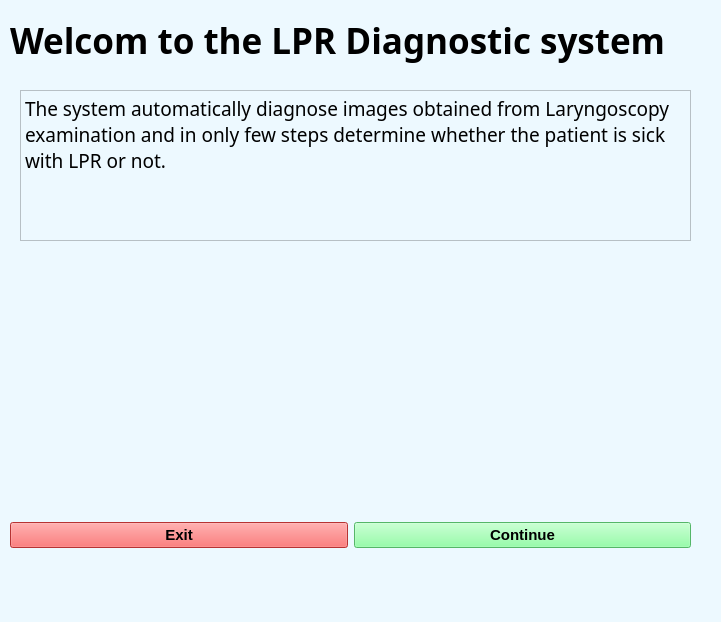
<?xml version="1.0" encoding="UTF-8"?>
<ui version="4.0">
 <class>WelcomWindow</class>
 <widget class="QMainWindow" name="WelcomWindow">
  <property name="geometry">
   <rect>
    <x>0</x>
    <y>0</y>
    <width>721</width>
    <height>622</height>
   </rect>
  </property>
  <property name="windowTitle">
   <string>Welcom</string>
  </property>
  <property name="styleSheet">
   <string notr="true">background-color:rgb(237, 249, 255)</string>
  </property>
  <widget class="QWidget" name="centralwidget">
   <widget class="QLabel" name="Page_title">
    <property name="geometry">
     <rect>
      <x>10</x>
      <y>0</y>
      <width>681</width>
      <height>81</height>
     </rect>
    </property>
    <property name="font">
     <font>
      <family>Segoe Print</family>
      <pointsize>26</pointsize>
      <weight>75</weight>
      <bold>true</bold>
     </font>
    </property>
    <property name="text">
     <string>Welcom to the LPR Diagnostic system</string>
    </property>
   </widget>
   <widget class="QTextBrowser" name="textBrowser">
    <property name="geometry">
     <rect>
      <x>20</x>
      <y>90</y>
      <width>671</width>
      <height>151</height>
     </rect>
    </property>
    <property name="font">
     <font>
      <family>Segoe Print</family>
      <pointsize>14</pointsize>
     </font>
    </property>
    <property name="autoFillBackground">
     <bool>false</bool>
    </property>
    <property name="html">
     <string>&lt;!DOCTYPE HTML PUBLIC &quot;-//W3C//DTD HTML 4.0//EN&quot; &quot;http://www.w3.org/TR/REC-html40/strict.dtd&quot;&gt;
&lt;html&gt;&lt;head&gt;&lt;meta name=&quot;qrichtext&quot; content=&quot;1&quot; /&gt;&lt;style type=&quot;text/css&quot;&gt;
p, li { white-space: pre-wrap; }
&lt;/style&gt;&lt;/head&gt;&lt;body style=&quot; font-family:'Segoe Print'; font-size:14pt; font-weight:400; font-style:normal;&quot;&gt;
&lt;p style=&quot; margin-top:0px; margin-bottom:0px; margin-left:0px; margin-right:0px; -qt-block-indent:0; text-indent:0px;&quot;&gt;The system automatically diagnose images obtained from Laryngoscopy examination and in only few steps determine whether the patient is sick with LPR or not.&lt;/p&gt;
&lt;p style=&quot;-qt-paragraph-type:empty; margin-top:0px; margin-bottom:0px; margin-left:0px; margin-right:0px; -qt-block-indent:0; text-indent:0px;&quot;&gt;&lt;br /&gt;&lt;/p&gt;&lt;/body&gt;&lt;/html&gt;</string>
    </property>
   </widget>
   <widget class="QWidget" name="layoutWidget">
    <property name="geometry">
     <rect>
      <x>10</x>
      <y>500</y>
      <width>681</width>
      <height>71</height>
     </rect>
    </property>
    <layout class="QHBoxLayout" name="horizontalLayout">
     <item>
      <widget class="QPushButton" name="exit_btn">
       <property name="font">
        <font>
         <family>Arial</family>
         <pointsize>11</pointsize>
         <weight>75</weight>
         <italic>false</italic>
         <bold>true</bold>
        </font>
       </property>
       <property name="styleSheet">
        <string notr="true">background-color:rgb(255, 71, 71)</string>
       </property>
       <property name="text">
        <string>Exit</string>
       </property>
      </widget>
     </item>
     <item>
      <widget class="QPushButton" name="start_btn">
       <property name="font">
        <font>
         <family>Arial</family>
         <pointsize>11</pointsize>
         <weight>75</weight>
         <bold>true</bold>
        </font>
       </property>
       <property name="styleSheet">
        <string notr="true">background-color:rgb(119, 255, 146)</string>
       </property>
       <property name="text">
        <string>Continue</string>
       </property>
      </widget>
     </item>
    </layout>
   </widget>
   <widget class="QLabel" name="Welcom_image">
    <property name="geometry">
     <rect>
      <x>240</x>
      <y>250</y>
      <width>211</width>
      <height>231</height>
     </rect>
    </property>
    <property name="text">
     <string/>
    </property>
    <property name="pixmap">
     <pixmap>MakDiagnosis_Image.png</pixmap>
    </property>
    <property name="scaledContents">
     <bool>true</bool>
    </property>
   </widget>
  </widget>
  <widget class="QMenuBar" name="menubar">
   <property name="geometry">
    <rect>
     <x>0</x>
     <y>0</y>
     <width>721</width>
     <height>21</height>
    </rect>
   </property>
  </widget>
  <widget class="QStatusBar" name="statusbar"/>
 </widget>
 <resources/>
 <connections/>
</ui>
